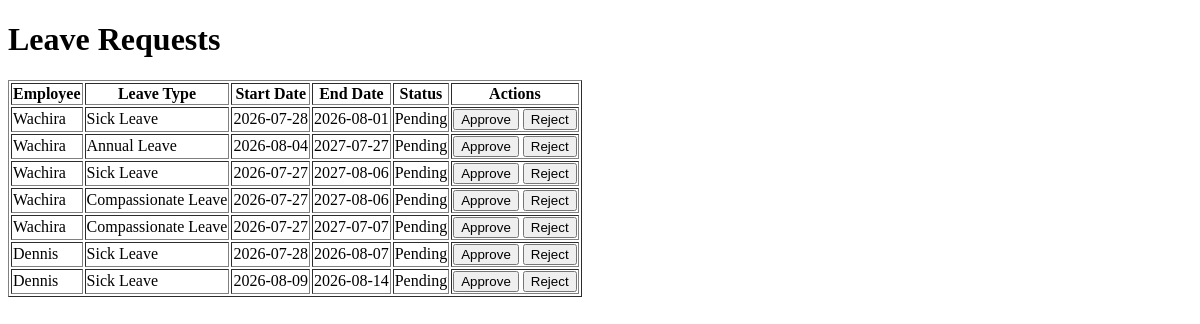
Before: /leave_requests with the older database file.
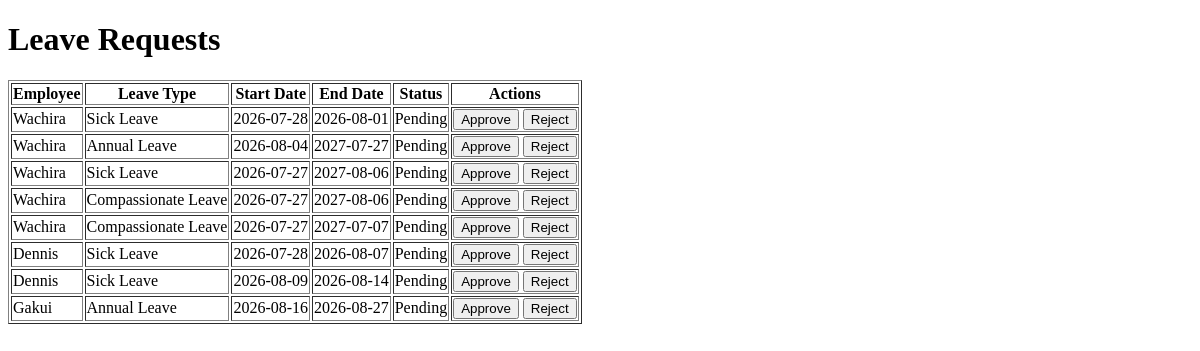
After: the same page with the newer database file.
### models/leave_request.py (models this page shows)
class LeaveRequest(db.Model):
    __tablename__ = "leave_requests"
    id = db.Column(db.Integer, primary_key=True)
    employee_id = db.Column(db.Integer, db.ForeignKey("employees.id"), nullable=False)
    start_date = db.Column(db.Date, nullable=False)
    end_date = db.Column(db.Date, nullable=False)
    leave_type = db.Column(db.String(50), nullable=False)
    status = db.Column(db.String(20), default="Pending", nullable=False)
    reason = db.Column(db.Text, nullable=True)
    approved_by_manager_id = db.Column(
        db.Integer, db.ForeignKey("employees.id"), nullable=True)
    approved_at = db.Column(db.DateTime, nullable=True)
    created_at = db.Column(db.DateTime, default=lambda: datetime.now(timezone.utc))
    employee = db.relationship(
        "Employee", foreign_keys=[employee_id], backref="leave_requests")
    approved_by_manager = db.relationship(
        "Employee", foreign_keys=[approved_by_manager_id],
          backref="approved_leave_requests")

### models/employees.py (models this page shows)
class Employee(db.Model):
    __tablename__ = "employees"
    id = db.Column(db.Integer, primary_key=True)
    name = db.Column(db.String(100), nullable=False)
    role = db.Column(db.String(100), nullable=False)
    team = db.Column(db.String(100), nullable=False)
    salary = db.Column(db.Float, nullable=False)
    employment_type = db.Column(db.String(50), nullable=False)
    leave_balance = db.Column(
    db.Integer,
    nullable=False,
    default=21
)
    start_date = db.Column(db.Date, nullable=False)
    manager_id = db.Column(
    db.Integer,
    db.ForeignKey("employees.id"),
    nullable=True
)
    manager = relationship(
        "Employee",
        remote_side=[id],
        backref="subordinates"
    )
    is_active = db.Column(db.Boolean, default=True)

### routes/leave_routes.py (the view)
@leave_bp.route("/leave_requests")
def list_leave_requests():
    leave_requests = LeaveRequest.query.all()
    return render_template("leave_requests.html", leave_requests=leave_requests)

### templates/leave_requests.html (shortened to what this page needs)
<!DOCTYPE html>
<html>
<head>
</head>
<body>
<h1>Leave Requests</h1>
{% if leave_requests %}
<table border="1">
<tr>
    <th>Employee</th>
    <th>Leave Type</th>
    <th>Start Date</th>
    <th>End Date</th>
    <th>Status</th>
    <th>Actions</th>
</tr>
{% for leave in leave_requests %}
<tr>
    <td>{{ leave.employee.name }}</td>
    <td>{{ leave.leave_type }}</td>
    <td>{{ leave.start_date }}</td>
    <td>{{ leave.end_date }}</td>
    <td>{{ leave.status }}</td>
    <td>
        {% if leave.status == 'Pending' %}
            <form method="POST" action="{{ url_for('leave.approve_leave', leave_id=leave.id) }}" style="display:inline;">
                <button type="submit">Approve</button>
            </form>
            <form method="POST" action="{{ url_for('leave.reject_leave', leave_id=leave.id) }}" style="display:inline;">
                <button type="submit">Reject</button>
            </form>
        {% else %}
            No actions available
        {% endif %}
    </td>
</tr>
{% endfor %}
</table>
{% else %}
<p>No leave requests found.</p>a
{% endif %}
</body>
</html>

Changed rows visible on the page:
added LeaveRequest: employee.name "Gakui", leave_type "Annual Leave", start_date "2026-08-16", end_date "2026-08-27", status "Pending"
